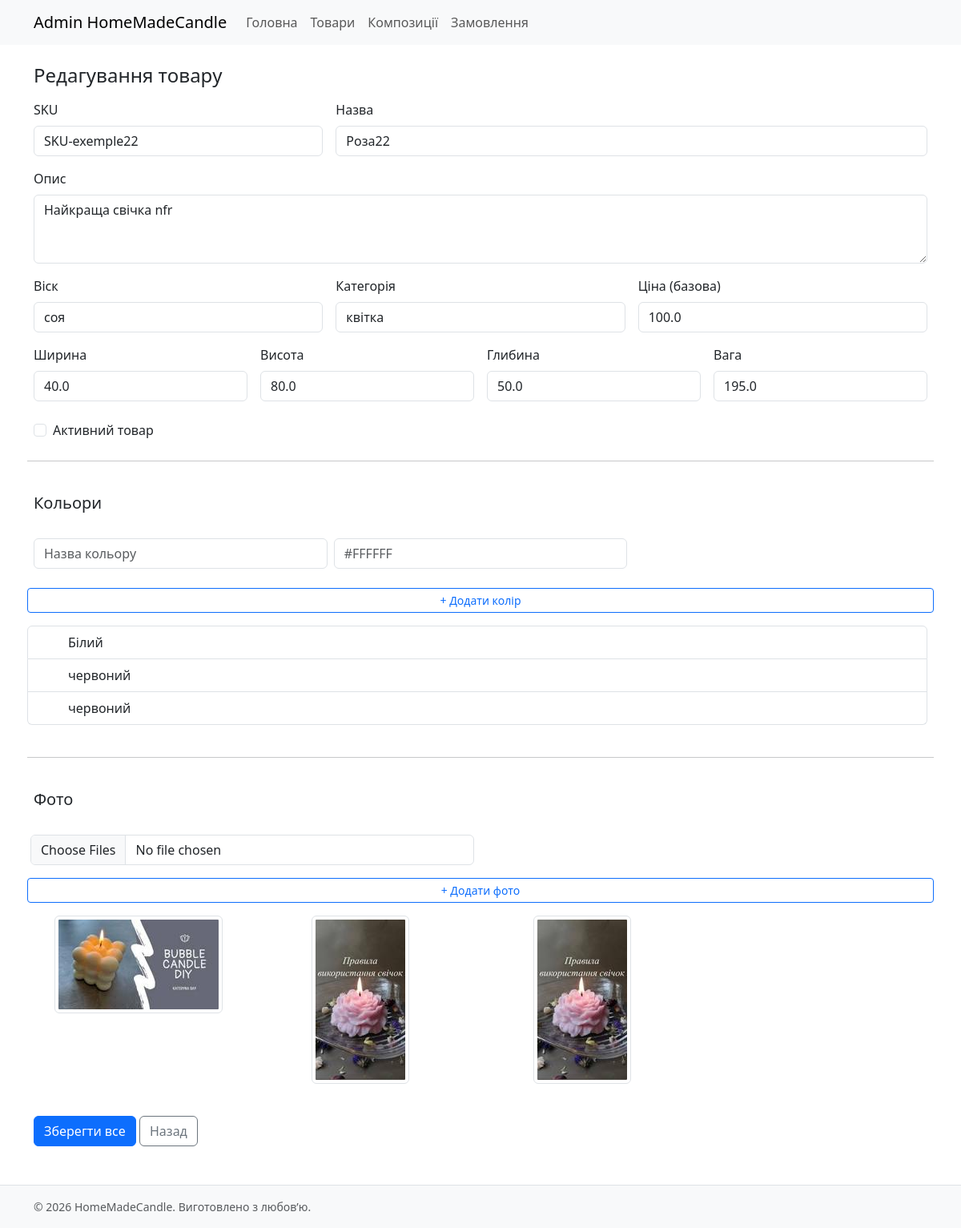
Page /admin/products/edit/2 (signed in) on the earlier database version.
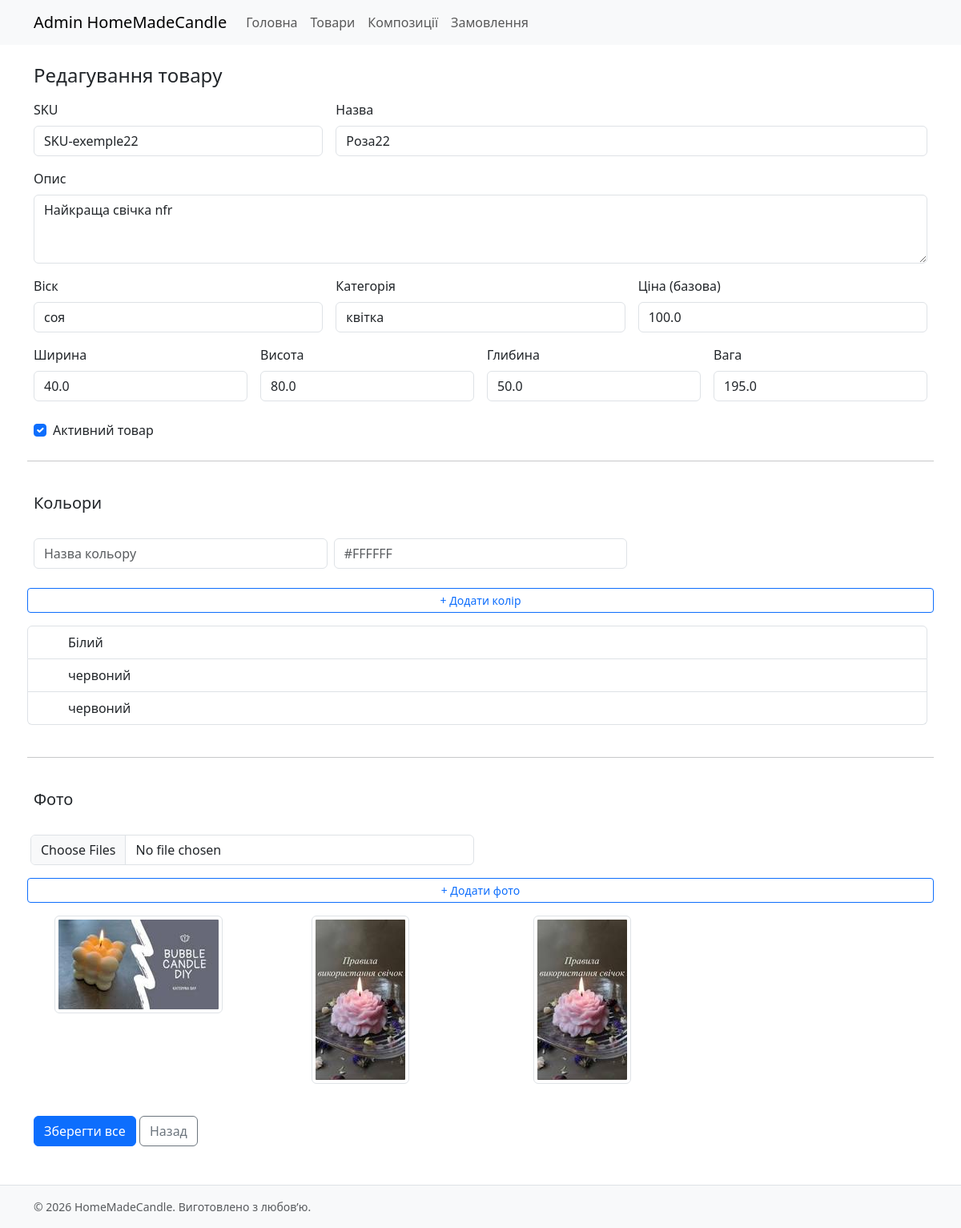
Same page on the later database version.
### models.py (models this page shows)
class Product(db.Model):
    id = db.Column(db.Integer, primary_key=True)
    sku = db.Column(db.String(64), unique=True, nullable=False)
    name = db.Column(db.String(120), nullable=False)
    description = db.Column(db.Text)
    wax_type = db.Column(db.String(64))
    category = db.Column(db.String(64))
    width = db.Column(db.Float)
    height = db.Column(db.Float)
    depth = db.Column(db.Float)
    weight = db.Column(db.Float)
    price = db.Column(db.Float, default=0.0)
    is_active = db.Column(db.Boolean, default=True)
    colors = db.relationship("Color", backref="product", cascade="all, delete-orphan")
    images = db.relationship("ProductImage", backref="product",
                             order_by="ProductImage.sort_order",
                             cascade="all, delete-orphan")

### blueprints/admin/routes.py (the view, shortened to what this page needs)
@bp.route("/products/edit", methods=["GET", "POST"])
@bp.route("/products/edit/<int:product_id>", methods=["GET", "POST"])
@login_required
def product_edit(product_id=None):
    product = None
    colors = []
    images = []
    if product_id:
        product = Product.query.get_or_404(product_id)
        colors = Color.query.filter_by(product_id=product.id).all()
        images = ProductImage.query.filter_by(product_id=product.id).order_by(ProductImage.sort_order).all()
    return render_template("admin/product_form.html", product=product, colors=colors, images=images)

### blueprints/admin/routes.py (called while the page is built)
@login_manager.user_loader
def load_user(user_id):
    return User.query.get(int(user_id))

### templates/admin/product_form.html (shortened to what the changed rows need)
{% extends "base.html" %}
{% block content %}
<div class="container">
  <h1 class="h4 mb-3">{{ 'Створення товару' if not product else 'Редагування товару' }}</h1>
  <form method="post" enctype="multipart/form-data" class="row g-3">
    <div class="col-12 col-md-4">
      <label class="form-label">SKU</label>
      <input name="sku" class="form-control" value="{{ product.sku if product else '' }}" required>
    </div>
    <div class="col-12 col-md-8">
      <label class="form-label">Назва</label>
      <input name="name" class="form-control" value="{{ product.name if product else '' }}" required>
    </div>
    <div class="col-12">
      <label class="form-label">Опис</label>
      <textarea name="description" class="form-control" rows="3">{{ product.description if product else '' }}</textarea>
    </div>
    <div class="col-12 col-md-4">
      <label class="form-label">Віск</label>
      <input name="wax_type" class="form-control" value="{{ product.wax_type if product else '' }}">
    </div>
    <div class="col-12 col-md-4">
      <label class="form-label">Категорія</label>
      <input name="category" class="form-control" value="{{ product.category if product else '' }}">
    </div>
    <div class="col-12 col-md-4">
      <label class="form-label">Ціна (базова)</label>
      <input name="price" type="number" step="0.01" class="form-control" value="{{ product.price if product else '0.00' }}">
    </div>
    <div class="col-12 col-md-3">
      <label class="form-label">Ширина</label>
      <input name="width" type="number" step="0.1" class="form-control" value="{{ product.width if product else '' }}">
    </div>
    <div class="col-12 col-md-3">
      <label class="form-label">Висота</label>
      <input name="height" type="number" step="0.1" class="form-control" value="{{ product.height if product else '' }}">
    </div>
    <div class="col-12 col-md-3">
      <label class="form-label">Глибина</label>
      <input name="depth" type="number" step="0.1" class="form-control" value="{{ product.depth if product else '' }}">
    </div>
    <div class="col-12 col-md-3">
      <label class="form-label">Вага</label>
      <input name="weight" type="number" step="0.1" class="form-control" value="{{ product.weight if product else '' }}">
    </div>
    <div class="col-12">
      <div class="form-check mt-2">
        <input class="form-check-input" type="checkbox" name="is_active" id="is_active"
               {% if product and product.is_active %}checked{% endif %}>
        <label class="form-check-label" for="is_active">Активний товар</label>
      </div>
    </div>
    <h2 class="h5 mb-3">Кольори</h2>
    <h2 class="h5 mb-3">Фото</h2>
  </form>
</div>
{% endblock %}

Differences in the rows shown:
changed Product "SKU-exemple22": is_active "☐" → "☑"
